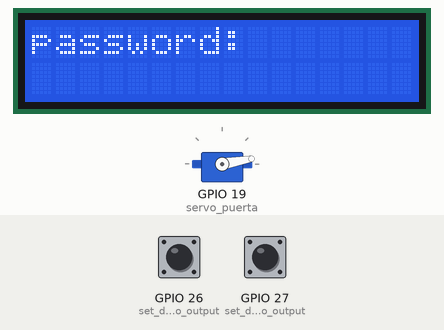
Recording of a sketch running on a simulated ESP32. Shown: 16×2 character LCD, servo. The inputs (shaded band) are chosen by the test bench; at power-on: GPIO 26 (set_digital_26_to_output) HIGH, GPIO 27 (set_digital_27_to_output) HIGH. What the sketch prints to the serial monitor is not drawn.

Above: at 1.2 s.
1.3 s: GPIO 26 (set_digital_26_to_output) pulled LOW for 0.15 s
At 2.2 s:
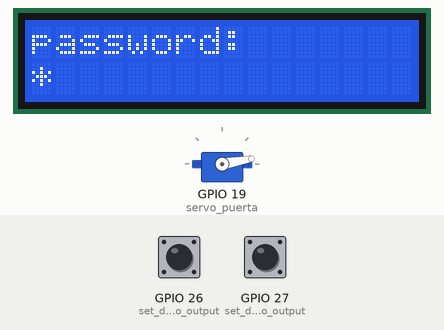
3.1 s: GPIO 27 (set_digital_27_to_output) pulled LOW for 0.15 s
At 4.8 s:
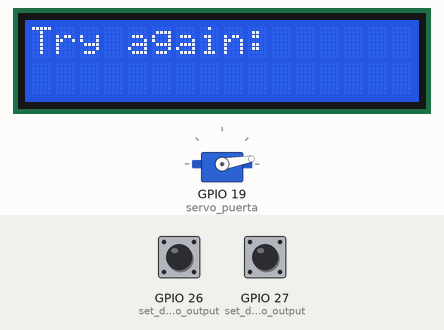
5.6 s: GPIO 26 (set_digital_26_to_output) pulled LOW for 1 s
8.2 s: GPIO 26 (set_digital_26_to_output) pulled LOW for 0.15 s
At 9.7 s:
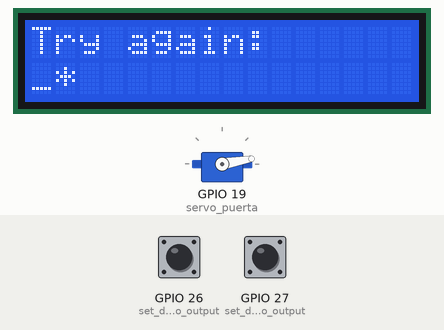
10.0 s: GPIO 26 (set_digital_26_to_output) pulled LOW for 3.2 s
14.8 s: GPIO 26 (set_digital_26_to_output) pulled LOW for 0.15 s
At 16.2 s:
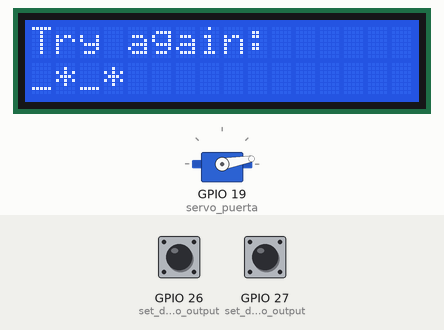
Timing chart, 0 to 17.6 s (numbered marks = the images above; inputs shaded):
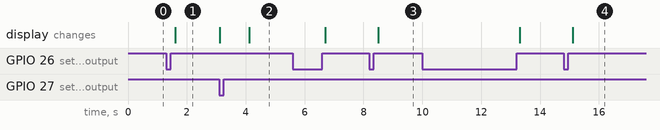

Measured:
- after the input at 1.3 s, the display: changes after 0.30 s (image 1)
- after the input at 3.1 s, the display: first changes at once (image 2 shows a later state)
- after the input at 8.2 s, the display: changes after 0.30 s (image 3)
- after the input at 14.8 s, the display: changes after 0.30 s (image 4)

The sketch:

4-passw.ino
```cpp
#include <ESP32Servo.h>
#include <LiquidCrystal_I2C.h>
//Set the communication address of I2C to 0x27, display 16 characters every line, two lines in total
LiquidCrystal_I2C mylcd(0x27, 16, 2);

//set ports of two servos to digital 9 and 10
Servo servo_puerta;

volatile int btn1_num;//set variable btn1_num
volatile int btn2_num;//set variable btn2_num
volatile int button1;//set variable button1
volatile int button2;//set variable button2

String passwd;//string type variable passwd

void setup() {

}

void loop() {

  passwd = "";
  mylcd.init();
  mylcd.backlight();//initialize LCD
  //LCD shows "password:" at first row and column
  mylcd.setCursor(1 - 1, 1 - 1);
  mylcd.print("password:");

  servo_puerta.attach(19);//make servo connect to digital
  servo_puerta.write(10);//set servo connected digital to 10°

  pinMode(26, INPUT);//set digital 26 to output
  pinMode(27, INPUT);//set digital 27 to output

  while(!door());

  delay(2000);

}


bool door()
{
  button1 = digitalRead(26);
  button2 = digitalRead(27);

  if (button1 == 0)
  {
    while (button1 == 0)
    {
      button1 = digitalRead(26);
      btn1_num = btn1_num + 1;
      delay(100);
    }
  }

  if (btn1_num >= 1 && btn1_num < 5)
  {
    Serial.print("*");
    Serial.print("");
    passwd = passwd + String("*");//set passwd
    //LCD shows pass at the first row and column
    mylcd.setCursor(1 - 1, 2 - 1);
    mylcd.print(passwd);
  }
  if (btn1_num >= 5)
  {
    Serial.print("_");
    passwd = passwd + String("_");//Set passwd
    //LCD shows pass at the first row and column
    mylcd.setCursor(1 - 1, 2 - 1);
    mylcd.print(passwd);
  }

  if (button2 == 0)
  {
      if (passwd == "**_*")
      {
        mylcd.clear();//clear LCD screen
        //LCD shows "open!" at first character on second row
        mylcd.setCursor(1 - 1, 2 - 1);
        mylcd.print("Open!");
        servo_puerta.write(150);
        return true;
      }
      else
      {
        mylcd.clear();//clear LCD screen
        //LCD shows "error!"at first character on first row
        mylcd.setCursor(1 - 1, 1 - 1);
        mylcd.print("Error!");
        passwd = "";
        delay(1000);
        //LCD shows "again" at first character on first row
        mylcd.setCursor(1 - 1, 1 - 1);
        mylcd.print("Try again:");
      }
  }

  btn1_num = 0;//set btn1_num to 0
  btn2_num = 0;//set btn2_num to 0
  return false;
}
```
